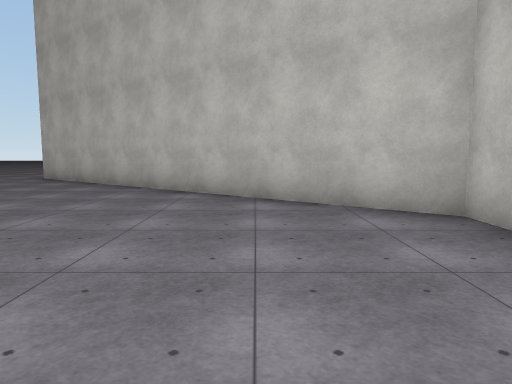
[1] (above)

16 first-person views from a walk through a scene from a Unity 3-D project. The camera is 1.5 m above the floor, tilts 6° down and sees 70° across. The floor is counted in squares, 2 m on a side. Each view is taken from the middle of a square. On the plan, view 1 faces up. The plan holds only what a view shows up to about 11 squares ahead; the rest is blank. The place goes on beyond the plan. Surface patterns are stand-ins for the level's own textures.

[2]
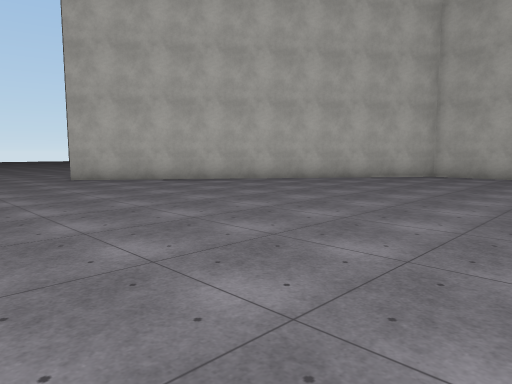

[3]
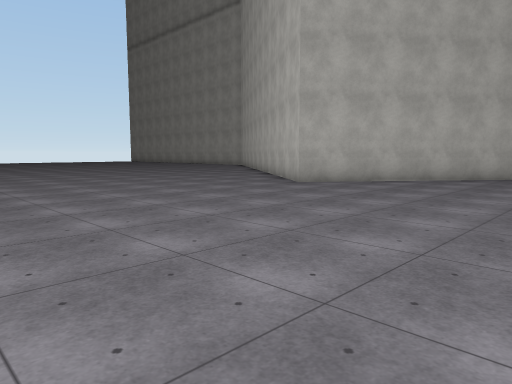

[4]
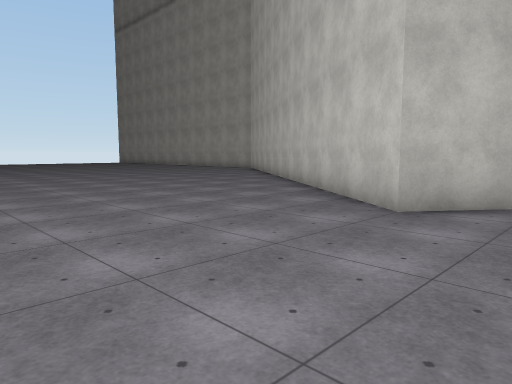

[5]
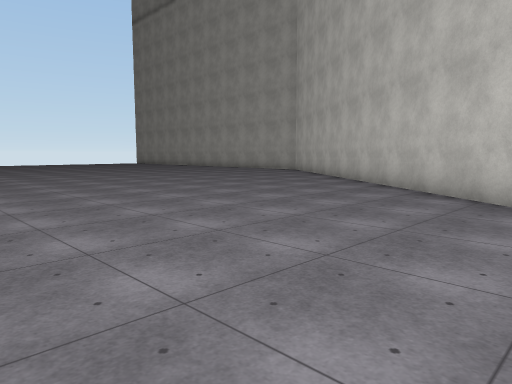

[6]
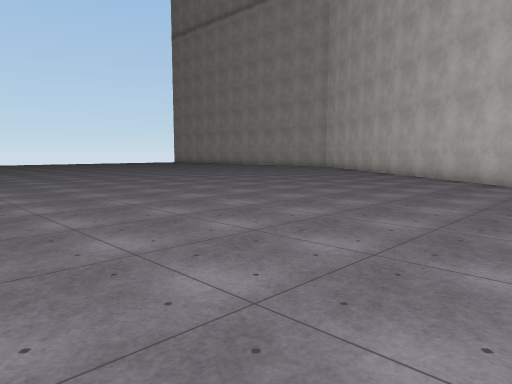

[7]
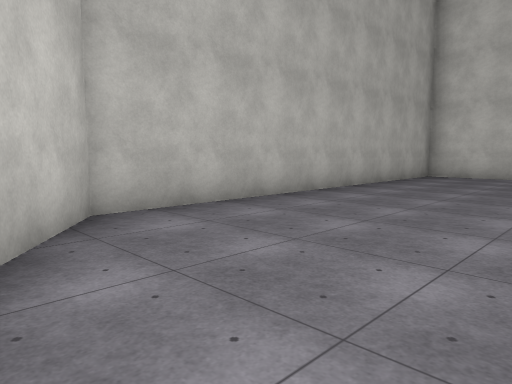

[8]
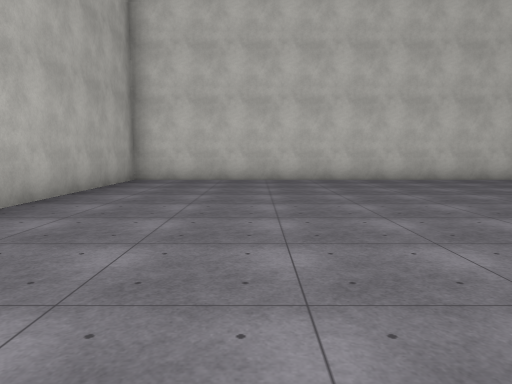

[9]
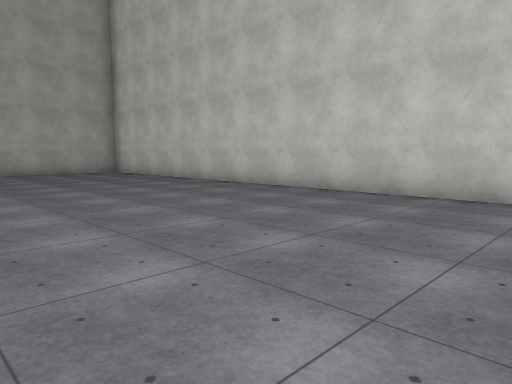

[10]
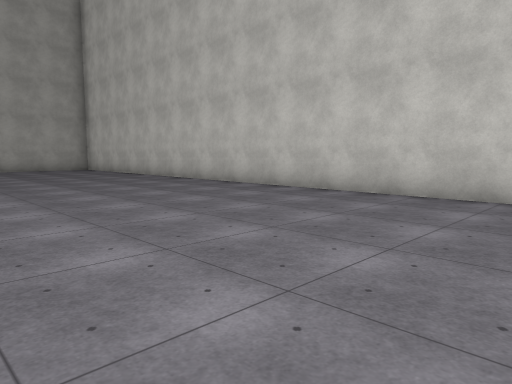

[11]
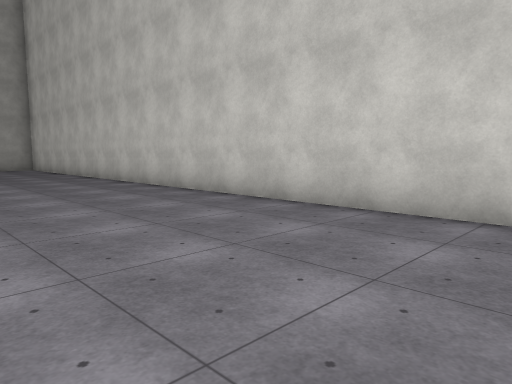

[12]
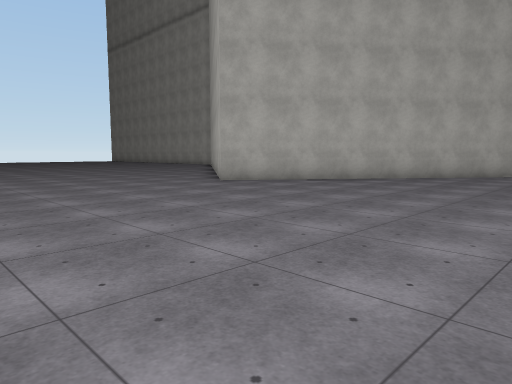

[13]
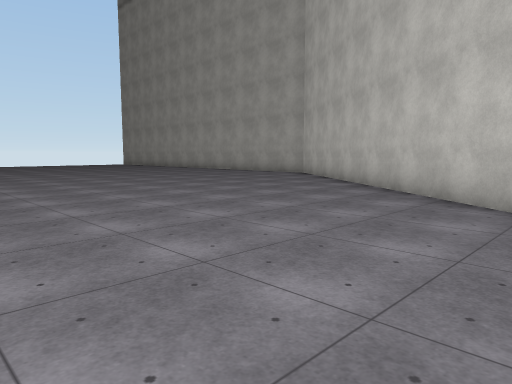

[14]
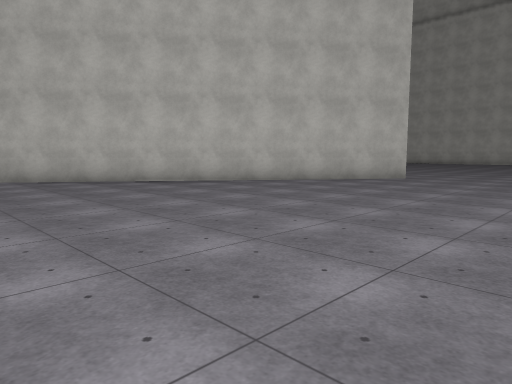

[15]
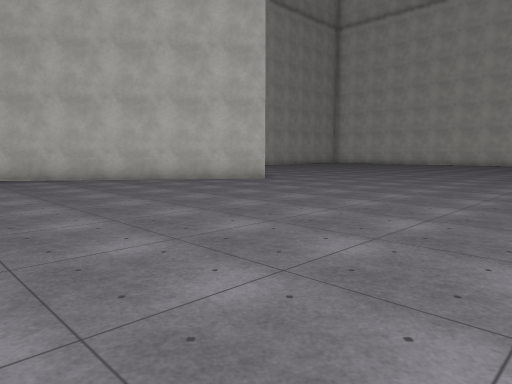

[16]
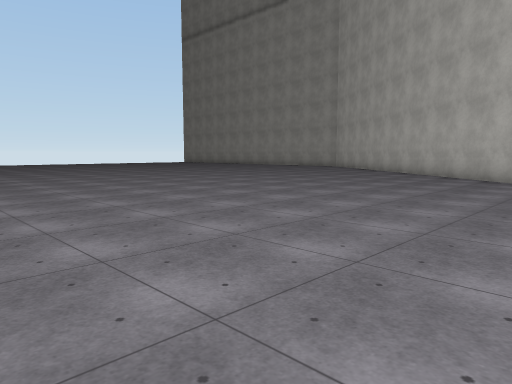

### Floor plan
Points are (right, up) in squares from view 1. A wall is a line through its corners. A room is listed if a view was taken in it or the views show most of it. See-through windows are left out.
Room 1 (views 1, 2, 3, 4, 5, 6, 7, 8, 9, 10, 11, 12, 13, 14, 15, 16)
walls: (-15.2, -6.5) (2.5, -6.5) (2.5, 4.3) (-6.4, 11) (0.5, 20.2)

Positions as (right, up) in squares from view 1, and headings:
1: (0, 0), facing up
2: (-10, 0), facing up-right
3: (-14, 5), facing up-right
4: (-11, 9), facing up-right
5: (-11, 12), facing up-right
6: (-15, 11), facing up-right
7: (-2, 6), facing down-right
8: (-1, 4), facing down
9: (-12, 0), facing down-right
10: (-15, 0), facing down-right
11: (-16, -2), facing down-right
12: (-13, 3), facing up-right
13: (-9, 14), facing up-right
14: (-11, 22), facing down-right
15: (-14, 19), facing down-right
16: (-16, 11), facing up-right
